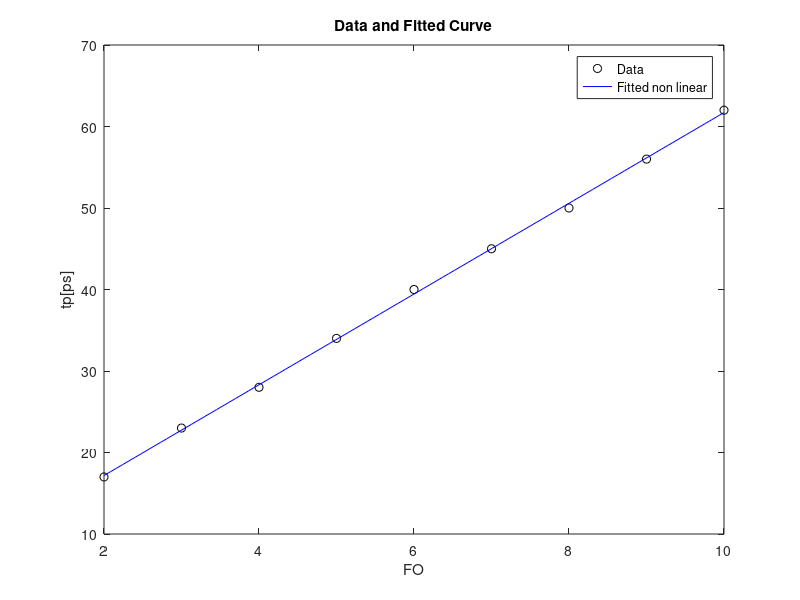

The MATLAB source for this figure:

%216B hw1/a find K1 and K2
%https://www.mathworks.com/help/optim/ug/lsqcurvefit.html#d123e112950


FO=[2 3 4 5 6 7 8 9 10]; %xdata
tp=[17 23 28 34 40 45 50 56 62];%ydata

fun = @(K,FO)K(1)+K(2)*FO;
K0 = [-10,0];
K = lsqcurvefit(fun,K0,FO,tp);
times = linspace(FO(1),FO(end));
plot(FO,tp,'ko',times,fun(K,times),'b-');

legend('Data','Fitted non linear')
title('Data and Fitted Curve')
xlabel('FO')
ylabel('tp[ps]')


%K1= 6.0444,K2=5.5667
%-------------------------------------------
%{

FO=[2 3 4 5 6 7 8 9 10]; %xdata
tp=[17 23 28 34 40 45 50 56 62];%ydata

fun = @(K,FO)K(1)+FO;
K0 = [-10,0];
K = lsqcurvefit(fun,K0,FO,tp);
times = linspace(FO(1),FO(end));
plot(FO,tp,'ko',times,fun(K,times),'b-');

legend('Data','Fitted non linear')
title('Data and Fitted Curve')
xlabel('FO')
ylabel('tp[ps]')
%}

%K2=1, K1=33.4444





